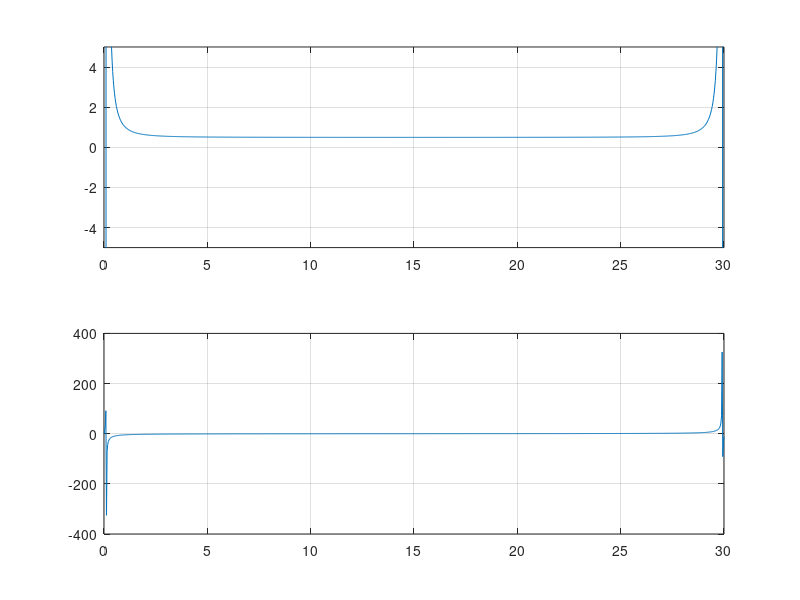

MATLAB code for this plot:
%Ejercicio 1
%D)
tinicio = 0;
tfinal = 30;
np = 1000;

t = tinicio:(tfinal - tinicio) / (np - 1):tfinal;

X1 = cos(pi/4*t);

%6
F = fft(X1);
%ylim([-5, 5]);
subplot(2,1,1);
plot(t,F);
ylim([-5, 5])
grid;
subplot(2,1,2);
plot(t, imag(F))
grid